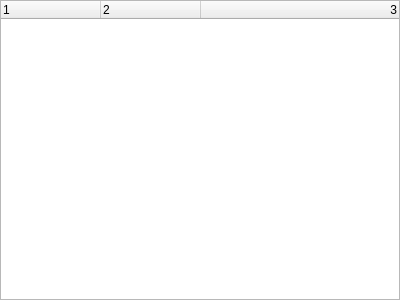
<?xml version="1.0" encoding="UTF-8"?>
<ui version="4.0">
 <class>vcl::qt::DrawableObjectVectorTree</class>
 <widget class="QFrame" name="vcl::qt::DrawableObjectVectorTree">
  <property name="geometry">
   <rect>
    <x>0</x>
    <y>0</y>
    <width>400</width>
    <height>300</height>
   </rect>
  </property>
  <property name="windowTitle">
   <string>Frame</string>
  </property>
  <layout class="QVBoxLayout" name="verticalLayout">
   <property name="leftMargin">
    <number>0</number>
   </property>
   <property name="topMargin">
    <number>0</number>
   </property>
   <property name="rightMargin">
    <number>0</number>
   </property>
   <property name="bottomMargin">
    <number>0</number>
   </property>
   <item>
    <widget class="QTreeWidget" name="treeWidget">
     <property name="styleSheet">
      <string notr="true">QTreeWidget::item{
    height:40px;
}</string>
     </property>
     <property name="headerHidden">
      <bool>false</bool>
     </property>
     <property name="columnCount">
      <number>3</number>
     </property>
     <attribute name="headerVisible">
      <bool>true</bool>
     </attribute>
     <attribute name="headerCascadingSectionResizes">
      <bool>false</bool>
     </attribute>
     <attribute name="headerStretchLastSection">
      <bool>true</bool>
     </attribute>
     <column>
      <property name="text">
       <string notr="true"/>
      </property>
     </column>
     <column>
      <property name="text">
       <string/>
      </property>
     </column>
     <column>
      <property name="text">
       <string/>
      </property>
      <property name="textAlignment">
       <set>AlignTrailing|AlignVCenter</set>
      </property>
     </column>
    </widget>
   </item>
  </layout>
 </widget>
 <resources/>
 <connections/>
</ui>
